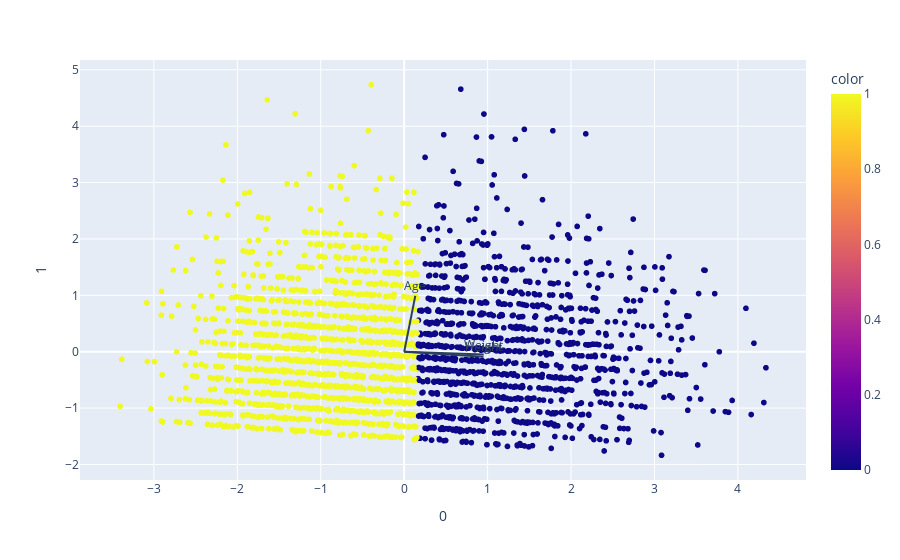

The code cell stored with this chart in its notebook:
### Code cell
for i, feacture in enumerate(columnas_usadas):
    fig.add_shape(
        type="line",
        x0=0, y0=0,
        x1=loadings[i,0],
        y1=loadings[i,1]
    )
    fig.add_annotation(
        x=loadings[i,0],
        y=loadings[i,1],
        ax=0, ay=0,
        xanchor= "center",
        yanchor="bottom",
        text=feacture,
    )
fig.show()

### Figure 1 — Plotly figure (JSON) as saved in the notebook; plotly's stock layout.template omitted (floating-point values rounded to 4 significant figures; data arrays with more than 128 entries replaced by an {"elided": "..."} marker saying what was removed)
{"data": [{"hovertemplate": "0=%{x}<br>1=%{y}<br>color=%{marker.color}<extra></extra>", "legendgroup": "", "marker": {"color": {"elided": "2780 int values"}, "coloraxis": "coloraxis", "symbol": "circle"}, "mode": "markers", "name": "", "showlegend": false, "type": "scattergl", "x": {"elided": "2780 float values"}, "xaxis": "x", "y": {"elided": "2780 float values"}, "yaxis": "y"}], "layout": {"annotations": [{"ax": 0, "ay": 0, "text": "Height", "x": 0.9507, "xanchor": "center", "y": -0.08768, "yanchor": "bottom"}, {"ax": 0, "ay": 0, "text": "Weight", "x": 0.9531, "xanchor": "center", "y": -0.05106, "yanchor": "bottom"}, {"ax": 0, "ay": 0, "text": "Age", "x": 0.1332, "xanchor": "center", "y": 0.9912, "yanchor": "bottom"}], "autosize": true, "coloraxis": {"colorbar": {"title": {"text": "color"}}, "colorscale": [[0, "#0d0887"], [0.1111, "#46039f"], [0.2222, "#7201a8"], [0.3333, "#9c179e"], [0.4444, "#bd3786"], [0.5556, "#d8576b"], [0.6667, "#ed7953"], [0.7778, "#fb9f3a"], [0.8889, "#fdca26"], [1, "#f0f921"]]}, "legend": {"tracegroupgap": 0}, "margin": {"t": 60}, "shapes": [{"type": "line", "x0": 0, "x1": 0.9507, "y0": 0, "y1": -0.08768}, {"type": "line", "x0": 0, "x1": 0.9531, "y0": 0, "y1": -0.05106}, {"type": "line", "x0": 0, "x1": 0.1332, "y0": 0, "y1": 0.9912}], "xaxis": {"anchor": "y", "autorange": true, "domain": [0, 1], "range": [-3.891, 4.821], "title": {"text": "0"}, "type": "linear"}, "yaxis": {"anchor": "x", "autorange": true, "domain": [0, 1], "range": [-2.345, 5.244], "title": {"text": "1"}, "type": "linear"}}}
